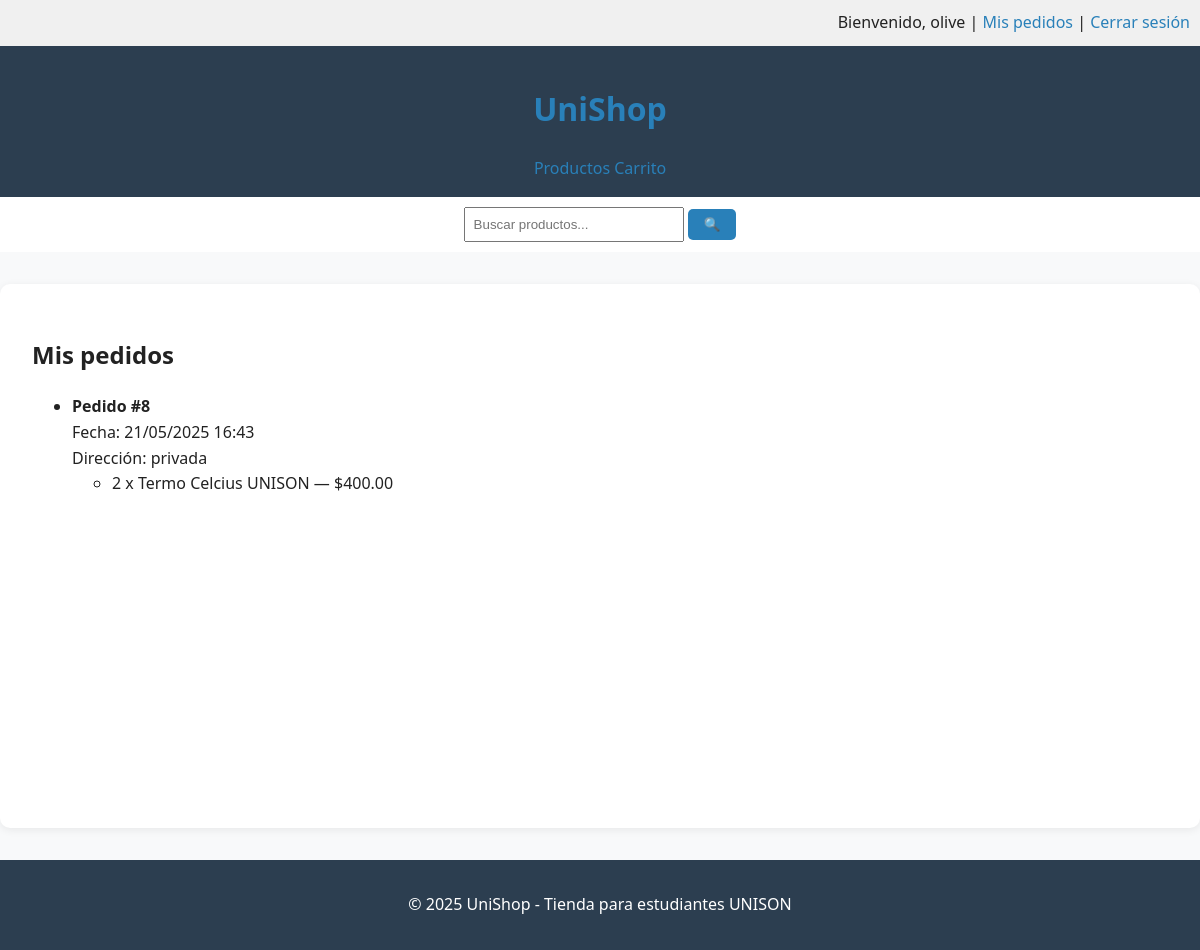
/micuenta/ (signed in), run on the app's committed database.
### core/models.py (models this page shows, shortened)
class Order(models.Model):
    user = models.ForeignKey(User, on_delete=models.CASCADE)
    address = models.TextField()
    date_created = models.DateTimeField(auto_now_add=True)

class OrderItem(models.Model):
    order = models.ForeignKey(Order, on_delete=models.CASCADE, related_name='items')
    product = models.ForeignKey(Product, on_delete=models.CASCADE)
    quantity = models.PositiveIntegerField()
    price = models.DecimalField(max_digits=10, decimal_places=2)

class Product(models.Model):
    nombre = models.CharField(max_length=100)
    descripcion = models.TextField()
    precio = models.DecimalField(max_digits=10, decimal_places=2)
    imagen = models.ImageField(upload_to='imagenes/', blank=True, null=True)
    detalles = models.TextField(blank=True, null=True)

### core/views.py (the view)
# urls.py: path('micuenta/', views.mi_cuenta_view, name='micuenta'),
@login_required
def mi_cuenta_view(request):
    orders = Order.objects.filter(user=request.user).order_by('-date_created')
    return render(request, 'micuenta.html', {'orders': orders})

### core/cart.py (called while the page is built)
    def __iter__(self):
        for product_id, item in self.cart.items():
            item['id'] = product_id
            item['total'] = Decimal(item['precio']) * item['quantity']
            yield item

### core/context_processors.py (called while the page is built)
def cart_context(request):
    cart = Cart(request)
    return {'cart_total_items': sum(item['quantity'] for item in cart)}

### templates/micuenta.html (shortened to what this page needs)
{% extends 'base.html' %}
{% block content %}
<h2>Mis pedidos</h2>
{% if orders %}
  <ul>
    {% for order in orders %}
      <li style="margin-bottom: 1.5rem;">
        <strong>Pedido #{{ order.id }}</strong><br>
        Fecha: {{ order.date_created|date:"d/m/Y H:i" }}<br>
        Dirección: {{ order.address }}<br>
        <ul>
          {% for item in order.items.all %}
            <li>{{ item.quantity }} x {{ item.product.nombre }} — ${{ item.price }}</li>
          {% endfor %}
        </ul>
      </li>
    {% endfor %}
  </ul>
{% else %}
  <p>No has realizado ningún pedido aún.</p>
{% endif %}
{% endblock %}

### templates/base.html (shortened to what this page needs)
{% load static %}
<!DOCTYPE html>
<html lang="es">
<head>
    <link rel="stylesheet" href="{% static 'css/style.css' %}">
</head>
<body>
<div style="background-color: #f0f0f0; padding: 10px; text-align: right;">
    {% if user.is_authenticated %}
        <span>Bienvenido, {{ user.username }}</span> |
        <a href="{% url 'micuenta' %}">Mis pedidos</a> |
        <a href="{% url 'logout' %}">Cerrar sesión</a>
    {% else %}
        <a href="{% url 'login' %}">Iniciar sesión</a> |
        <a href="{% url 'register' %}">Registrarse</a>
    {% endif %}
</div>
{% include 'partials/_header.html' %}
<div style="background-color: #ffffff; padding: 10px; text-align: center;">
  <form action="{% url 'product_list' %}" method="get">
    <input type="text" name="q" placeholder="Buscar productos..." value="{{ request.GET.q }}" style="padding: 8px; width: 200px;">
    <button type="submit">🔍</button>
  </form>
</div>
<main>
    {% block content %}{% endblock %}
</main>
{% include 'partials/_footer.html' %}
</body>
</html>

### static/css/style.css (style rules this page uses)
body { font-family: 'Segoe UI', Arial, sans-serif; background: #f8f9fa; color: #222; margin: 0; padding: 0; line-height: 1.6; font-size: 16px; -webkit-font-smoothing: antialiased; }
main { min-height: 60vh; padding: 2rem; background: #fff; border-radius: 10px; box-shadow: 0 2px 8px rgba(0,0,0,0.07); margin: 2rem 0; }
a { color: #2980b9; text-decoration: none; transition: color 0.3s ease; }
button, input[type="submit"] { background: #2980b9; color: #fff; border: none; padding: 0.5rem 1rem; border-radius: 5px; cursor: pointer; transition: background 0.3s ease; }

### data on the page
Order: id "8", date_created "21/05/2025 16:43", address "privada"
OrderItem: quantity "2", product.nombre "Termo Celcius UNISON", price "400.00"

### other printed values
{{ user.username }} "olive"
